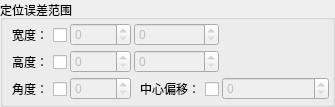
    <widget class="QGroupBox" name="groupBox_6">
     <property name="title">
      <string>定位误差范围</string>
     </property>
     <layout class="QGridLayout" name="gridLayout_7">
      <property name="leftMargin">
       <number>3</number>
      </property>
      <property name="topMargin">
       <number>3</number>
      </property>
      <property name="rightMargin">
       <number>3</number>
      </property>
      <property name="bottomMargin">
       <number>3</number>
      </property>
      <property name="spacing">
       <number>3</number>
      </property>
      <item row="1" column="1">
       <widget class="QSpinBox" name="sp_errHeightMin">
        <property name="enabled">
         <bool>false</bool>
        </property>
        <property name="buttonSymbols">
         <enum>QAbstractSpinBox::UpDownArrows</enum>
        </property>
        <property name="maximum">
         <number>10000</number>
        </property>
       </widget>
      </item>
      <item row="1" column="2">
       <widget class="QSpinBox" name="sp_errHeightMax">
        <property name="enabled">
         <bool>false</bool>
        </property>
        <property name="buttonSymbols">
         <enum>QAbstractSpinBox::UpDownArrows</enum>
        </property>
        <property name="maximum">
         <number>10000</number>
        </property>
       </widget>
      </item>
      <item row="1" column="3">
       <spacer name="horizontalSpacer_8">
        <property name="orientation">
         <enum>Qt::Horizontal</enum>
        </property>
        <property name="sizeHint" stdset="0">
         <size>
          <width>107</width>
          <height>20</height>
         </size>
        </property>
       </spacer>
      </item>
      <item row="0" column="3">
       <spacer name="horizontalSpacer_7">
        <property name="orientation">
         <enum>Qt::Horizontal</enum>
        </property>
        <property name="sizeHint" stdset="0">
         <size>
          <width>107</width>
          <height>20</height>
         </size>
        </property>
       </spacer>
      </item>
      <item row="1" column="0">
       <widget class="QCheckBox" name="cb_errHeight">
        <property name="layoutDirection">
         <enum>Qt::RightToLeft</enum>
        </property>
        <property name="text">
         <string>高度：</string>
        </property>
       </widget>
      </item>
      <item row="2" column="3">
       <widget class="QSpinBox" name="sp_errCenterOffset">
        <property name="enabled">
         <bool>false</bool>
        </property>
        <property name="buttonSymbols">
         <enum>QAbstractSpinBox::UpDownArrows</enum>
        </property>
        <property name="maximum">
         <number>10000</number>
        </property>
       </widget>
      </item>
      <item row="2" column="1">
       <widget class="QSpinBox" name="sp_errAngle">
        <property name="enabled">
         <bool>false</bool>
        </property>
        <property name="buttonSymbols">
         <enum>QAbstractSpinBox::UpDownArrows</enum>
        </property>
        <property name="maximum">
         <number>45</number>
        </property>
       </widget>
      </item>
      <item row="2" column="2">
       <widget class="QCheckBox" name="cb_errCenterOffset">
        <property name="layoutDirection">
         <enum>Qt::RightToLeft</enum>
        </property>
        <property name="text">
         <string>中心偏移：</string>
        </property>
       </widget>
      </item>
      <item row="2" column="0">
       <widget class="QCheckBox" name="cb_errAngle">
        <property name="layoutDirection">
         <enum>Qt::RightToLeft</enum>
        </property>
        <property name="text">
         <string>角度：</string>
        </property>
       </widget>
      </item>
      <item row="0" column="2">
       <widget class="QSpinBox" name="sp_errWidthMax">
        <property name="enabled">
         <bool>false</bool>
        </property>
        <property name="buttonSymbols">
         <enum>QAbstractSpinBox::UpDownArrows</enum>
        </property>
        <property name="maximum">
         <number>10000</number>
        </property>
       </widget>
      </item>
      <item row="0" column="0">
       <widget class="QCheckBox" name="cb_errWidth">
        <property name="layoutDirection">
         <enum>Qt::RightToLeft</enum>
        </property>
        <property name="text">
         <string>宽度：</string>
        </property>
       </widget>
      </item>
      <item row="0" column="1">
       <widget class="QSpinBox" name="sp_errWidthMin">
        <property name="enabled">
         <bool>false</bool>
        </property>
        <property name="buttonSymbols">
         <enum>QAbstractSpinBox::UpDownArrows</enum>
        </property>
        <property name="maximum">
         <number>10000</number>
        </property>
       </widget>
      </item>
     </layout>
    </widget>
